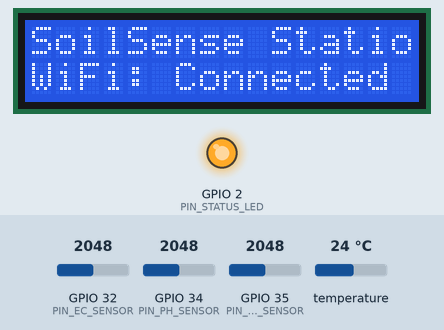
Recording of a sketch running on a simulated ESP32. Shown: 16×2 character LCD, output pins drawn as LEDs (lit = HIGH). The inputs (shaded band) are chosen by the test bench; at power-on: GPIO 32 (PIN_EC_SENSOR) = 2048, GPIO 34 (PIN_PH_SENSOR) = 2048, GPIO 35 (PIN_MOISTURE_SENSOR) = 2048, temperature 24 °C (analog values on the 0–4095 scale). WiFi joins after 1.5 s; servers stay silent unless stated; uploads are accepted with an empty reply; what the sketch prints to the serial monitor is not drawn.

Above: at 2.7 s.
At 5.8 s:
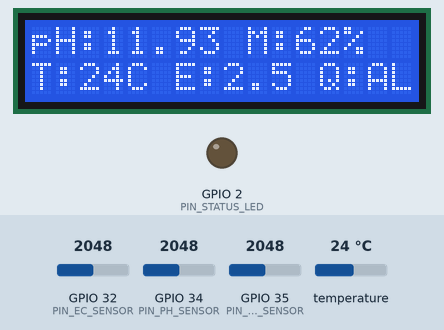
At 35.71 s:
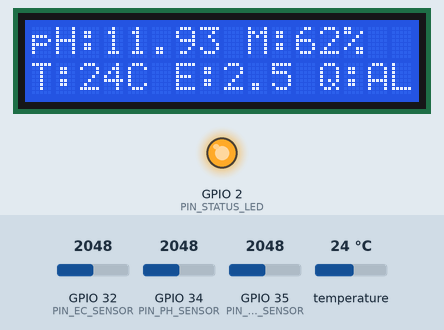
Timing chart, 0 to 37.3 s (numbered marks = the images above):
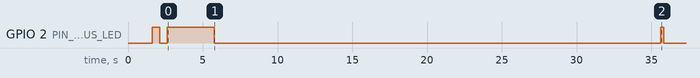

The sketch:

SoilSense_ESP32.ino
```cpp
/*
 * ==============================================================================
 * SoilSense — IoT Soil Assessment & Crop Recommendation System
 * ESP32 Hardware Firmware Sketch
 * ==============================================================================
 * Compatible Boards: ESP32 DevKit V1 (30-pin / 38-pin), NodeMCU-32S, ESP32-WROOM-32
 * Hardware Sensors & Modules Supported:
 * 1. Soil pH Sensor (Analog, e.g. DFRobot Gravity SEN0161 or pH-4502C) -> GPIO 34 (ADC1_CH6)
 * 2. Capacitive Soil Moisture Sensor v1.2 / v2.0 -> GPIO 35 (ADC1_CH7)
 * 3. DS18B20 Waterproof Temperature Sensor (OneWire) -> GPIO 4 (with 4.7k pullup)
 * 4. Electrical Conductivity (EC) Sensor (Analog, optional) -> GPIO 32 (ADC1_CH4)
 * 5. 16x2 / 20x4 I2C LCD Display Module (PCF8574) -> SDA: GPIO 21, SCL: GPIO 22
 * Communication Protocol:
 * HTTP POST application/json with Bearer Token Authentication to Laravel Backend
 * ==============================================================================
 */

#include <WiFi.h>
#include <HTTPClient.h>
#include <Wire.h>
#include <LiquidCrystal_I2C.h>
#include <OneWire.h>
#include <DallasTemperature.h>

// -----------------------------------------------------------------------------
// 1. NETWORK & API CONFIGURATION
// -----------------------------------------------------------------------------
const char* WIFI_SSID     = "placeholder";
const char* WIFI_PASSWORD = "placeholder";

// Change this to your computer's local IP address (e.g. 192.168.1.100:8000)
// When testing locally on the same WiFi network, find your IP using ipconfig
const char* SERVER_URL    = "http://192.168.1.100:8000/api/v1/readings";

// Authentication Bearer Token: each device has its own token, stored SHA-256-hashed in iot_devices.api_token_hash (seeded by DeviceSeeder), sent as a Bearer token
const char* API_TOKEN     = "demo-esp32-token-2025";

// Target soil sample identifier (registered in SoilSense) and device identifier
const char* SAMPLE_ID     = "SS-2025-018";
const char* DEVICE_ID     = "ESP32-01";

// Reading transmission interval (e.g., every 30 seconds = 30000 ms)
const unsigned long TELEMETRY_INTERVAL_MS = 30000;
unsigned long lastTelemetryTime = 0;

// -----------------------------------------------------------------------------
// 2. PIN DEFINITIONS & I2C DISPLAY SETUP
// -----------------------------------------------------------------------------
// ESP32 ADC1 Pins only (ADC2 is disabled when WiFi is on)
#define PIN_PH_SENSOR          34   // Analog Input (ADC1_CH6)
#define PIN_MOISTURE_SENSOR    35   // Analog Input (ADC1_CH7)
#define PIN_EC_SENSOR          32   // Analog Input (ADC1_CH4)
#define PIN_ONEWIRE_TEMP       4    // Digital I/O with 4.7kΩ pull-up resistor
#define PIN_STATUS_LED         2    // On-board blue LED

// Hardware I2C Pins (ESP32 default: SDA = GPIO 21, SCL = GPIO 22)
// Initialize 16x2 LCD at address 0x27 (use 0x3F if 0x27 doesn't display)
LiquidCrystal_I2C lcd(0x27, 16, 2);

// Setup OneWire & Dallas Temperature
OneWire oneWire(PIN_ONEWIRE_TEMP);
DallasTemperature tempSensor(&oneWire);

// -----------------------------------------------------------------------------
// 3. CALIBRATION CONSTANTS
// -----------------------------------------------------------------------------
// Capacitive Moisture Sensor Calibration (tune with air vs submerged water readings)
const int AIR_VALUE   = 3200;  // Raw ADC value in open dry air (0% moisture)
const int WATER_VALUE = 1350;  // Raw ADC value in clean water (100% moisture)

// pH Sensor Calibration (based on 3.3V ADC and standard pH buffer solutions)
// Formula: pH = PH_SLOPE * voltage + PH_OFFSET
const float PH_SLOPE  = -5.70;
const float PH_OFFSET = 21.34;

// -----------------------------------------------------------------------------
// 4. SENSOR READING FUNCTIONS
// -----------------------------------------------------------------------------

// Read Soil pH with multi-sample noise filtering
float readSoilPH() {
    long adcSum = 0;
    const int SAMPLES = 20;
    for (int i = 0; i < SAMPLES; i++) {
        adcSum += analogRead(PIN_PH_SENSOR);
        delay(10);
    }
    float rawAdc = (float)adcSum / SAMPLES;
    float voltage = (rawAdc / 4095.0) * 3.3; // ESP32 12-bit ADC (0-4095)
    float ph = (PH_SLOPE * voltage) + PH_OFFSET;

    // Physical boundary safety clamps
    if (ph < 0.0) ph = 0.0;
    if (ph > 14.0) ph = 14.0;
    return ph;
}

// Read Soil Moisture percentage (% VWC)
float readSoilMoisturePercent() {
    long adcSum = 0;
    const int SAMPLES = 20;
    for (int i = 0; i < SAMPLES; i++) {
        adcSum += analogRead(PIN_MOISTURE_SENSOR);
        delay(10);
    }
    float rawAdc = (float)adcSum / SAMPLES;

    // Map raw ADC to 0-100% volumetric moisture
    float moisture = ((float)(AIR_VALUE - rawAdc) / (float)(AIR_VALUE - WATER_VALUE)) * 100.0;
    if (moisture < 0.0) moisture = 0.0;
    if (moisture > 100.0) moisture = 100.0;
    return moisture;
}

// Read Soil Temperature in Celsius using DS18B20 OneWire probe
float readSoilTemperature() {
    tempSensor.requestTemperatures();
    float tempC = tempSensor.getTempCByIndex(0);

    // If sensor disconnected or bus fault (-127°C)
    if (tempC == DEVICE_DISCONNECTED_C || tempC < -50.0 || tempC > 85.0) {
        Serial.println(F("[WARN] DS18B20 temperature probe disconnected or faulty."));
        return -999.0; // Flag as missing
    }
    return tempC;
}

// Read Electrical Conductivity (EC in mS/cm)
float readSoilEC(float tempC) {
    long adcSum = 0;
    const int SAMPLES = 20;
    for (int i = 0; i < SAMPLES; i++) {
        adcSum += analogRead(PIN_EC_SENSOR);
        delay(10);
    }
    float rawAdc = (float)adcSum / SAMPLES;
    float voltage = (rawAdc / 4095.0) * 3.3;

    // Estimate EC in mS/cm with temperature compensation to 25°C baseline
    float tempCompensation = 1.0 + 0.019 * (tempC > 0 ? tempC - 25.0 : 0.0);
    float ec = (voltage * 1.5) / tempCompensation;

    if (ec < 0.0) ec = 0.0;
    if (ec > 20.0) ec = 20.0;
    return ec;
}

// Evaluate overall soil quality status based on pH, moisture, and temperature
const char* evaluateSoilQuality(float ph, float moisture, float tempC) {
    if (ph < 5.5) return "ACIDIC";
    if (ph > 8.0) return "ALKALINE";
    if (moisture < 25.0) return "TOO DRY";
    if (moisture > 85.0) return "WATERLOG";
    if (ph >= 6.0 && ph <= 7.2 && moisture >= 40.0 && moisture <= 70.0) {
        return "OPTIMAL";
    }
    return "GOOD";
}

// Update 16x2 I2C LCD Display
void updateLCDDisplay(float ph, float moisture, float tempC, float ec, const char* quality) {
    lcd.clear();

    // Line 1: "pH:6.85 M:48%"
    lcd.setCursor(0, 0);
    lcd.print("pH:");
    lcd.print(ph, 2);
    lcd.print(" M:");
    lcd.print((int)moisture);
    lcd.print("%");

    // Line 2: "T:24C EC:0.8 Q:OPT" or "T:24.5C Q:GOOD"
    lcd.setCursor(0, 1);
    if (tempC > -50.0) {
        lcd.print("T:");
        lcd.print((int)tempC);
        lcd.print("C ");
    } else {
        lcd.print("T:-- ");
    }

    if (ec > 0.05) {
        lcd.print("E:");
        lcd.print(ec, 1);
        lcd.print(" ");
    }

    lcd.print("Q:");
    lcd.print(quality);
}

// -----------------------------------------------------------------------------
// 5. HTTP TELEMETRY TRANSMISSION
// -----------------------------------------------------------------------------
void sendTelemetry(float ph, float moisture, float tempC, float ec) {
    if (WiFi.status() != WL_CONNECTED) {
        Serial.println(F("[ERROR] WiFi not connected. Transmission skipped."));
        return;
    }

    HTTPClient http;
    http.begin(SERVER_URL);
    http.addHeader("Content-Type", "application/json");
    http.addHeader("Accept", "application/json");

    // Set Authorization header
    String authHeader = String("Bearer ") + API_TOKEN;
    http.addHeader("Authorization", authHeader);

    // Build 4-sensor JSON payload (missing readings sent as null)
    String jsonPayload = "{";
    jsonPayload += "\"sample_id\":\"" + String(SAMPLE_ID) + "\",";
    jsonPayload += "\"device_id\":\"" + String(DEVICE_ID) + "\",";

    // pH
    jsonPayload += "\"ph\":" + String(ph, 2) + ",";

    // Moisture
    jsonPayload += "\"moisture_percent\":" + String(moisture, 1) + ",";

    // Temperature (null if probe disconnected)
    if (tempC > -50.0) {
        jsonPayload += "\"temperature_c\":" + String(tempC, 1) + ",";
    } else {
        jsonPayload += "\"temperature_c\":null,";
    }

    // EC (set to null if EC sensor not installed or reading is baseline 0)
    if (ec > 0.05) {
        jsonPayload += "\"ec_ms_cm\":" + String(ec, 2);
    } else {
        jsonPayload += "\"ec_ms_cm\":null";
    }

    jsonPayload += "}";

    Serial.println(F("=================================================="));
    Serial.print(F("[INFO] Sending POST to: "));
    Serial.println(SERVER_URL);
    Serial.print(F("[INFO] Payload: "));
    Serial.println(jsonPayload);

    // Turn LED ON during transmission
    digitalWrite(PIN_STATUS_LED, HIGH);
    int httpResponseCode = http.POST(jsonPayload);
    digitalWrite(PIN_STATUS_LED, LOW);

    if (httpResponseCode > 0) {
        String response = http.getString();
        Serial.print(F("[SUCCESS] HTTP Response code: "));
        Serial.println(httpResponseCode);
        Serial.print(F("[RESPONSE] "));
        Serial.println(response);
    } else {
        Serial.print(F("[ERROR] HTTP POST failed, error code: "));
        Serial.println(httpResponseCode);
        Serial.println(http.errorToString(httpResponseCode).c_str());
    }

    http.end();
}

// -----------------------------------------------------------------------------
// 6. SETUP & MAIN LOOP
// -----------------------------------------------------------------------------
void setup() {
    Serial.begin(115200);
    delay(1000);
    Serial.println();
    Serial.println(F("=================================================="));
    Serial.println(F("SoilSense — IoT Station Firmware Starting..."));
    Serial.println(F("=================================================="));

    pinMode(PIN_STATUS_LED, OUTPUT);
    digitalWrite(PIN_STATUS_LED, LOW);

    // Initialize I2C LCD Display (SDA = GPIO 21, SCL = GPIO 22)
    Wire.begin(21, 22);
    lcd.init();
    lcd.backlight();
    lcd.setCursor(0, 0);
    lcd.print("SoilSense Station");
    lcd.setCursor(0, 1);
    lcd.print("Connecting WiFi.");

    // Initialize 12-bit ADC and set attenuation (0-3.3V range)
    analogReadResolution(12);
    analogSetAttenuation(ADC_11db);

    // Initialize DS18B20 OneWire temperature bus
    tempSensor.begin();

    // Connect to WiFi
    Serial.print(F("[WIFI] Connecting to "));
    Serial.println(WIFI_SSID);
    WiFi.begin(WIFI_SSID, WIFI_PASSWORD);

    int attempts = 0;
    while (WiFi.status() != WL_CONNECTED && attempts < 20) {
        delay(500);
        Serial.print(F("."));
        digitalWrite(PIN_STATUS_LED, !digitalRead(PIN_STATUS_LED));
        attempts++;
    }

    if (WiFi.status() == WL_CONNECTED) {
        digitalWrite(PIN_STATUS_LED, HIGH);
        Serial.println();
        Serial.print(F("[WIFI] Connected! Assigned IP: "));
        Serial.println(WiFi.localIP());

        lcd.setCursor(0, 1);
        lcd.print("WiFi: Connected ");
    } else {
        digitalWrite(PIN_STATUS_LED, LOW);
        Serial.println();
        Serial.println(F("[WIFI] Connection failed. Telemetry will retry periodically."));

        lcd.setCursor(0, 1);
        lcd.print("WiFi: Offline   ");
    }
    delay(1500);
}

void loop() {
    unsigned long currentMillis = millis();

    // Transmit telemetry periodically
    if (currentMillis - lastTelemetryTime >= TELEMETRY_INTERVAL_MS || lastTelemetryTime == 0) {
        lastTelemetryTime = currentMillis;

        Serial.println();
        Serial.println(F("[SENSOR] Acquiring analog and digital probe readings..."));

        float ph = readSoilPH();
        float moisture = readSoilMoisturePercent();
        float tempC = readSoilTemperature();
        float ec = readSoilEC(tempC);
        const char* quality = evaluateSoilQuality(ph, moisture, tempC);

        Serial.print(F(" -> Soil pH: ")); Serial.println(ph, 2);
        Serial.print(F(" -> Moisture: ")); Serial.print(moisture, 1); Serial.println(F(" %"));
        Serial.print(F(" -> Temperature: ")); Serial.print(tempC, 1); Serial.println(F(" °C"));
        Serial.print(F(" -> Electrical Conductivity: ")); Serial.print(ec, 2); Serial.println(F(" mS/cm"));
        Serial.print(F(" -> Soil Quality: ")); Serial.println(quality);

        // Update physical LCD display
        updateLCDDisplay(ph, moisture, tempC, ec, quality);

        // Send telemetry payload to backend
        sendTelemetry(ph, moisture, tempC, ec);
    }

    delay(100);
}
```

Measured:
- by itself, GPIO 2 (PIN_STATUS_LED): goes LOW 0.50 s, HIGH 3.1 s, LOW 29.8 s, HIGH 0.20 s, then LOW
- what the display in image 0 shows lasts 3.0 s, from 2.6 s to 5.6 s
